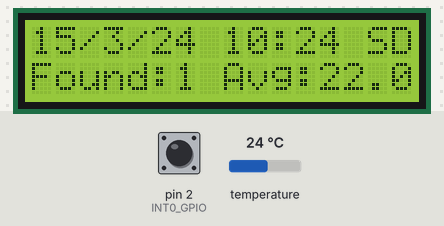
A sketch run on a simulated Arduino Uno, built with avr-gcc and run on an emulated ATmega328P. On the bench: 16×2 character LCD. The inputs (shaded band) are chosen by the test bench; at power-on: temperature 24 °C, pin 2 (INT0_GPIO) HIGH. The local clock reads 2024-03-15 10:24:30 at power-on unless the sketch sets it; storage starts empty.

Above: at 1.2 s.
1.3 s: temperature set to 12 °C
At 2.8 s:
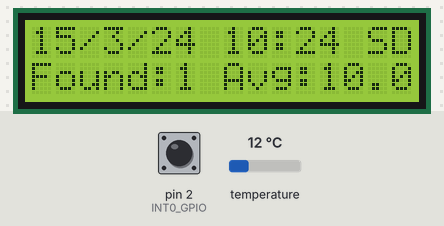
3.2 s: pin 2 (INT0_GPIO) pulled LOW for 1.05 s
At 4.6 s:
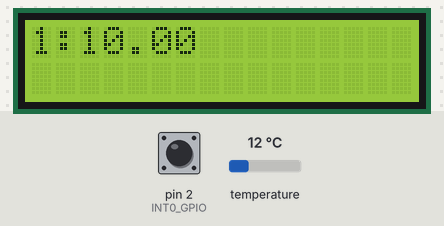
5.7 s: temperature set to 19 °C
At 6.5 s:
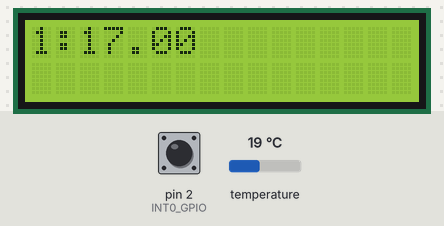
7.3 s: pin 2 (INT0_GPIO) pulled LOW for 1.05 s
At 8.3 s:
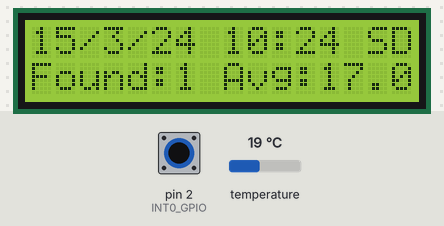
9.8 s: pin 2 (INT0_GPIO) pulled LOW for 3.2 s
At 10.8 s:
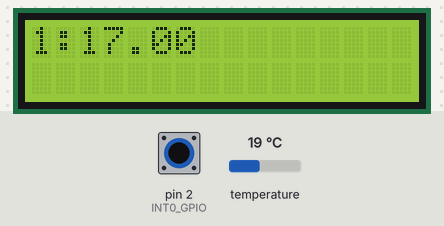
14.5 s: temperature set to 28 °C
At 15.9 s:
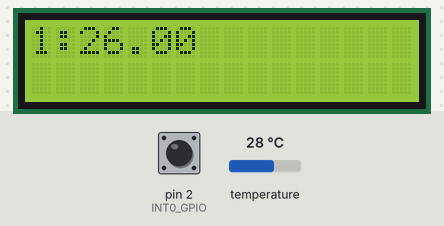
Timing chart, 0 to 17.3 s (numbered marks = the images above; inputs shaded):
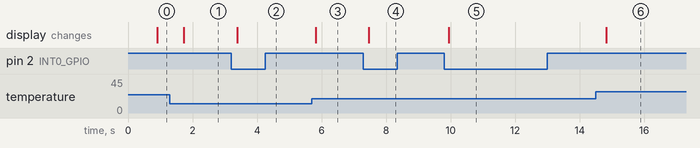

Measured:
- after the input at 1.3 s, the display: changes after 0.44 s (image 1)
- after the input at 3.2 s, the display: changes after 0.18 s (image 2)
- after the input at 5.7 s, the display: changes after 0.12 s (image 3)
- after the input at 7.3 s, the display: changes after 0.17 s (image 4)
- after the input at 9.8 s, the display: changes after 0.15 s (image 5)
- after the input at 14.5 s, the display: changes after 0.32 s (image 6)

The sketch:

Arduino_Module_Final.ino
```cpp
#include <Wire.h>                   // I2C Library
#include <LiquidCrystal_PCF8574.h>  // I2C LCD

#include <OneWire.h>                // Library for One-Wire interface
#include <DallasTemperature.h>      // Library for DS18B20 temp. sensor

#include <SparkFunDS1307RTC.h>      // RTC Module

#include <SD.h>                     // SD library (used with FAT32 format)
#include <SPI.h>


//-----------------SD Card---------------------//
#define SDCARD_CS_GPIO 3              // Chip Select pin is tied to pin 8 on the SparkFun SD Card Shield
bool wrote_in_5min = false;           // flag to write every 5 min
bool new_file = false;                // flag to create new file everyday

//-----------------TempSensors---------------------//
#define ONE_WIRE_GPIO 5              // Data pin of the bus is connected to pin 4
const uint8_t CALLIBRATION = 2;      // Used to callibrate the sensors (in C)
volatile uint8_t sensors_count = 0;
// Setting up the interface for OneWire communication
OneWire oneWire (ONE_WIRE_GPIO);
// Creating an instans of DallasTemperature Class with reference to OneWire interface
DallasTemperature TempSensors(&oneWire);

//-----------------LCD Controls---------------------//
LiquidCrystal_PCF8574 lcd(0x3f);    // set the LCD address to 0x27 for a 16 chars and 2 line display
// Tab Button
#define INT0_GPIO 2
volatile byte menu = 0;

void setup()
{
   // LCD init //
  lcd.begin(16, 2);                 // Dimentions of the LCD
  lcd.setBacklight(255);
  // Tab Button //
  pinMode(INT0_GPIO, INPUT_PULLUP);
  attachInterrupt(INT0, new_menu, FALLING);
  // RTC //
  rtc.begin();                      // initialize the library
  // SDcard //
  pinMode(SDCARD_CS_GPIO, OUTPUT);
  // Display
  menu = 0;
}

void loop()
{
  //-----------------TempSensors---------------------//
  TempSensors.begin();                // initializing the sensors
  sensors_count = TempSensors.getDeviceCount();
  TempSensors.requestTemperatures();  // requesting data
  float temp[sensors_count];          // storing the data
  float avg_temp = 0;                 // storing average temp
  // storing data from sensors + calc avg temp
  if(sensors_count)                   // executes when sensors present
  {
    for (int i = 0; i < sensors_count; i++)
    {
      temp[i] = TempSensors.getTempCByIndex(i);
      temp[i] -= CALLIBRATION;        // Callibration constant
      avg_temp += temp[i];            // saving the sum
    }
    avg_temp /= sensors_count;
  }
  // End TempSensors

  //-----------------RTC---------------------//
  rtc.update();                       // updates: rtc.seconds(), rtc.minutes() etc..
  String Date = String(rtc.date()) + "/" + String(rtc.month()) + "/" + String(rtc.year());
  String Time = String(rtc.hour()) + ":";
  if(rtc.minute() < 10)
    Time = Time + "0" + String(rtc.minute());
  else
    Time = Time + String(rtc.minute());
  // End RTC

  //-----------------SDcard---------------------//
  SDClass SD;                         // Create instance of SDclass
  bool sd_in = false;                 // SD in flag
  if (SD.begin(SDCARD_CS_GPIO))       // Writing to SD Card only when its present
  {
    sd_in = true;
    // Printing data every 5 min
    if( rtc.minute() % 5 == 0)
    {
       if(!wrote_in_5min)
       {
          wrote_in_5min = true;
          const String FileName = String(rtc.date()) + "_" + String(rtc.month()) + "_" + String(rtc.year()) + ".csv";
          bool header_printed = SD.exists(FileName);// Check if file already exist
          File dataFile = SD.open(FileName, FILE_WRITE);

          if (dataFile)
          {
            if(!header_printed)                     // printing headers
            {
              dataFile.print("Date");               // Printing time header
              dataFile.print(",");
              dataFile.print("Time");               // Printing time header
              dataFile.print(",");
              dataFile.print("Average");            // Printing avg header
              for(int i = 0; i < sensors_count; i++)// Printing sensor headers
              {
                dataFile.print(",");
                dataFile.print("Sensor " + String(i+1));
              }
              dataFile.println();                  //create a new row to read data more clearly
            }

            dataFile.print(String(rtc.year()) + "/" + String(rtc.month()) + "/" + String(rtc.date()));                 // Printing time
            dataFile.print(",");
            dataFile.print(Time);                 // Printing time header
            dataFile.print(",");
            dataFile.print(avg_temp);             // Printing time
            for(int i = 0; i < sensors_count; i++)// Printing sensor headers
            {
              dataFile.print(",");
              dataFile.print(temp[i]);
            }
            dataFile.println();                     //create a new row to read data more clearly
            dataFile.close();                       //close file
        }
      }
    }
    else
      wrote_in_5min = false;
  }
  // End SDcard

  //-----------------Display---------------------//

  if(menu > (sensors_count/4) + 1)            // Overflow the button
     menu = 0;

  if(menu == 0 || sensors_count == 0)         // Main menu
  {
    lcd.clear();
    lcd.print(Date + " " + Time);
    if(sd_in) lcd.print(" SD");
    lcd.setCursor(0, 1);
    lcd.print("Found:" + String(sensors_count));
    if (sensors_count < 10)
      lcd.print(" Avg:" + String(avg_temp));
    else
      lcd.print("Avg:" + String(avg_temp));
  }
  else // in one of the tabs
  {
    lcd.clear();
    for (int i = 0; i<4; i++)
    {
       if ( (menu-1)*4 + i <= sensors_count-1 ) // Tab menu functions
       {
          lcd.setCursor((i*8)%16, i/2);         // Positioning algorithm
          lcd.print(String((menu-1)*4 + i + 1) + ":" + String(temp[(menu-1)*4 + i]));
       }
    }
  }
  // End Display

}  // End Main

//--------------Tab Interrupt--------------//
void new_menu ()
{
  menu ++;                            //inc. tab counter
  // tab counter reached limit
  if(menu > (sensors_count/4) + 1)
   menu = 0;
  // killing some time to reduce switching noise
  for(int i = 0; i < 20000; i++);
} //--------------------------------------//
```
